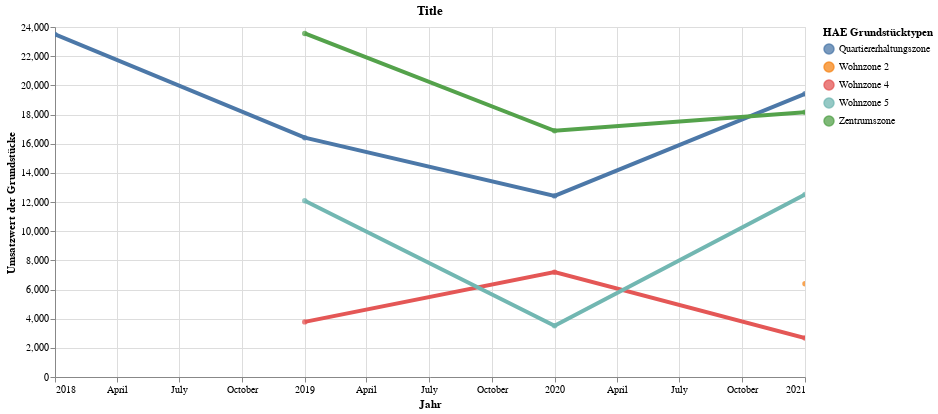

The code cell stored with this chart in its notebook:
### Code cell
highlight = alt.selection(type='single', on='mouseover', fields=['Zonenart'], nearest=True)
#x='date:StichtagDatJahr',
base = alt.Chart(data2betested.reset_index().query('Quartier_Nummer == 31'), title="Title").encode(
    x=alt.X('Jahr', axis=alt.Axis(title='Jahr'))# , axis=alt.Axis(format='%', title='percentage')
    , y=alt.X('Medianqmp', axis=alt.Axis(title='Umsatzwert der Grundstücke'))
    , color=alt.Color('Zonenart', legend=alt.Legend(title="HAE Grundstücktypen", orient="right"))  
    ,tooltip=['Jahr', 'Quartier_Name','Zonenart','Medianqmp']    
)
points = base.mark_circle().encode(
    opacity=alt.value(0.75)
).add_selection(
    highlight
).properties(
    width=750 , height=350
)
lines = base.mark_line().encode(
    size=alt.condition(~highlight, alt.value(0.5), alt.value(4))
).interactive()

lines + points

### Figure 1 — Vega-Lite specification as saved in the notebook (floating-point values rounded to 4 significant figures)
{"config": {"view": {"continuousWidth": 400, "continuousHeight": 300}}, "layer": [{"mark": "line", "encoding": {"color": {"type": "nominal", "field": "Zonenart", "legend": {"orient": "right", "title": "HAE Grundstücktypen"}}, "size": {"condition": {"value": 0.5, "selection": {"not": "selector001"}}, "value": 4}, "tooltip": [{"type": "temporal", "field": "Jahr"}, {"type": "nominal", "field": "Quartier_Name"}, {"type": "nominal", "field": "Zonenart"}, {"type": "quantitative", "field": "Medianqmp"}], "x": {"type": "temporal", "axis": {"title": "Jahr"}, "field": "Jahr"}, "y": {"type": "quantitative", "axis": {"title": "Umsatzwert der Grundstücke"}, "field": "Medianqmp"}}, "selection": {"selector002": {"type": "interval", "bind": "scales", "encodings": ["x", "y"]}}, "title": "Title"}, {"mark": "circle", "encoding": {"color": {"type": "nominal", "field": "Zonenart", "legend": {"orient": "right", "title": "HAE Grundstücktypen"}}, "opacity": {"value": 0.75}, "tooltip": [{"type": "temporal", "field": "Jahr"}, {"type": "nominal", "field": "Quartier_Name"}, {"type": "nominal", "field": "Zonenart"}, {"type": "quantitative", "field": "Medianqmp"}], "x": {"type": "temporal", "axis": {"title": "Jahr"}, "field": "Jahr"}, "y": {"type": "quantitative", "axis": {"title": "Umsatzwert der Grundstücke"}, "field": "Medianqmp"}}, "height": 350, "selection": {"selector001": {"type": "single", "on": "mouseover", "fields": ["Zonenart"], "nearest": true}}, "title": "Title", "width": 750}], "data": {"name": "data-b4b3f1c7ee6f9ab765c7edb1c92ee2e3"}, "$schema": "https://vega.github.io/schema/vega-lite/v4.8.1.json", "datasets": {"data-b4b3f1c7ee6f9ab765c7edb1c92ee2e3": [{"Jahr": "2018-01-01T00:00:00", "Quartier_Name": "Alt-Wiedikon", "Quartier_Nummer": 31, "Medianqmp": 23490, "Zonenart": "Quartiererhaltungszone", "Anzahl_HAE": "1–3"}, {"Jahr": "2019-01-01T00:00:00", "Quartier_Name": "Alt-Wiedikon", "Quartier_Nummer": 31, "Medianqmp": 16410, "Zonenart": "Quartiererhaltungszone", "Anzahl_HAE": "8"}, {"Jahr": "2020-01-01T00:00:00", "Quartier_Name": "Alt-Wiedikon", "Quartier_Nummer": 31, "Medianqmp": 12420, "Zonenart": "Quartiererhaltungszone", "Anzahl_HAE": "14"}, {"Jahr": "2021-01-01T00:00:00", "Quartier_Name": "Alt-Wiedikon", "Quartier_Nummer": 31, "Medianqmp": 19420, "Zonenart": "Quartiererhaltungszone", "Anzahl_HAE": "6"}, {"Jahr": "2021-01-01T00:00:00", "Quartier_Name": "Alt-Wiedikon", "Quartier_Nummer": 31, "Medianqmp": 6400, "Zonenart": "Wohnzone 2", "Anzahl_HAE": "1–3"}, {"Jahr": "2019-01-01T00:00:00", "Quartier_Name": "Alt-Wiedikon", "Quartier_Nummer": 31, "Medianqmp": 3780, "Zonenart": "Wohnzone 4", "Anzahl_HAE": "13-17"}, {"Jahr": "2020-01-01T00:00:00", "Quartier_Name": "Alt-Wiedikon", "Quartier_Nummer": 31, "Medianqmp": 7190, "Zonenart": "Wohnzone 4", "Anzahl_HAE": "12-16"}, {"Jahr": "2021-01-01T00:00:00", "Quartier_Name": "Alt-Wiedikon", "Quartier_Nummer": 31, "Medianqmp": 2670, "Zonenart": "Wohnzone 4", "Anzahl_HAE": "11-13"}, {"Jahr": "2019-01-01T00:00:00", "Quartier_Name": "Alt-Wiedikon", "Quartier_Nummer": 31, "Medianqmp": 12080, "Zonenart": "Wohnzone 5", "Anzahl_HAE": "1–3"}, {"Jahr": "2020-01-01T00:00:00", "Quartier_Name": "Alt-Wiedikon", "Quartier_Nummer": 31, "Medianqmp": 3510, "Zonenart": "Wohnzone 5", "Anzahl_HAE": "4-6"}, {"Jahr": "2021-01-01T00:00:00", "Quartier_Name": "Alt-Wiedikon", "Quartier_Nummer": 31, "Medianqmp": 12520, "Zonenart": "Wohnzone 5", "Anzahl_HAE": "7"}, {"Jahr": "2019-01-01T00:00:00", "Quartier_Name": "Alt-Wiedikon", "Quartier_Nummer": 31, "Medianqmp": 23560, "Zonenart": "Zentrumszone", "Anzahl_HAE": "1–3"}, {"Jahr": "2020-01-01T00:00:00", "Quartier_Name": "Alt-Wiedikon", "Quartier_Nummer": 31, "Medianqmp": 16880, "Zonenart": "Zentrumszone", "Anzahl_HAE": "1–3"}, {"Jahr": "2021-01-01T00:00:00", "Quartier_Name": "Alt-Wiedikon", "Quartier_Nummer": 31, "Medianqmp": 18160, "Zonenart": "Zentrumszone", "Anzahl_HAE": "8"}]}}
